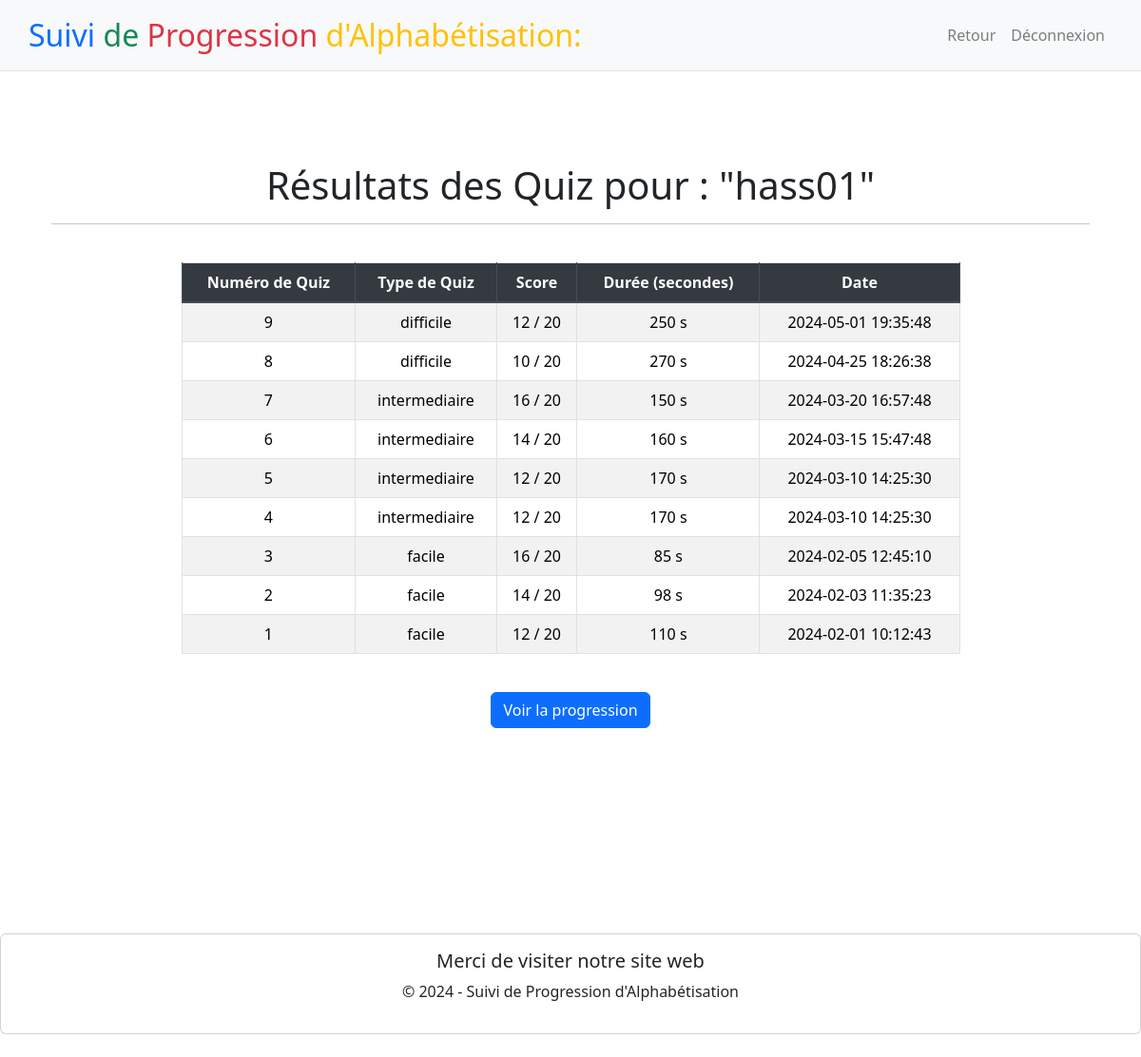
/voirResults (signed in), run on the app's committed database.
### tables this page shows
CREATE TABLE user (
    id INTEGER PRIMARY KEY AUTOINCREMENT,
    username VARCHAR(25) NOT NULL UNIQUE,
    password VARCHAR(25) NOT NULL,
    type VARCHAR(10) NOT NULL
);

CREATE TABLE "quiz" (
    id INTEGER PRIMARY KEY AUTOINCREMENT,
    type TEXT NOT NULL,
    datetime DATETIME NOT NULL,
    duree INTEGER,
    score INTEGER,
    id_user INTEGER,
    FOREIGN KEY (id_user) REFERENCES user(id)
);

### app.py (the view)
@app.route("/voirResults", methods=["GET"])
def voirResults():
    if request.method == 'GET' and 'user_id' in session:
        user_id = session['user_id']
        conn = sqlite3.connect('database.db')
        cursor = conn.cursor()
        cursor.execute("SELECT username FROM user WHERE id = ?", (user_id,))
        user = cursor.fetchone()
        if user:
            username = user[0]
            cursor.execute("SELECT type, score, duree, datetime FROM quiz WHERE id_user = ? ORDER BY datetime DESC", (user_id,))
            quizzes = cursor.fetchall()
            conn.close()
            return render_template("voirResults.html", username=username, quizzes=quizzes)
        else:
            conn.close()
            return redirect(url_for('home'))
    else:
        return redirect(url_for('home'))

### templates/voirResults.html (shortened to what this page needs)
{% extends "layout.html" %}
{% block navLink %}
    <li class="nav-item">
        <a class="nav-link" href="{{ url_for('home') }}">Retour</a>
    </li>
{% endblock %}
{% block main %}
    <div class="container mt-5">
        <h1 class="text-center">Résultats des Quiz pour : "{{ username }}"</h1>
        <hr>
        <div class="table-container">
            {% if quizzes %}
                <table class="table table-striped table-bordered mt-4 quiz-table">
                    <thead class="thead-dark">
                        <tr>
                            <th scope="col">Numéro de Quiz</th>
                            <th scope="col">Type de Quiz</th>
                            <th scope="col">Score</th>
                            <th scope="col">Durée (secondes)</th>
                            <th scope="col">Date</th>
                        </tr>
                    </thead>
                    <tbody>
                        {% set quizzes_length = quizzes|length %}
                        {% for index in range(1, quizzes_length + 1) %}
                        <tr>
                            <td>{{ quizzes_length - index + 1 }}</td>
                            <td>{{ quizzes[index - 1][0] }}</td>
                            <td>{{ quizzes[index - 1][1] }} / 20</td>
                            <td>{{ quizzes[index - 1][2] }} s</td>
                            <td>{{ quizzes[index - 1][3] }}</td>
                        </tr>
                        {% endfor %}
                    </tbody>
                </table>
            {% endif %}
        </div>
    </div>
    <div class="text-center mt-4">
        <form action="{{ url_for('voirProgression') }}" method="GET">
            <button type="submit" class="btn btn-primary">Voir la progression</button>
        </form>
    </div>
{% endblock %}

### templates/voirResults.html (style rules this page uses)
.table-container { display: flex; justify-content: center; }
.quiz-table { max-width: 75%; width: 100%; }

### data on the page
user: username "hass01"
quiz: type "difficile", score "12", duree "250", datetime "2024-05-01 19:35:48"
quiz: type "difficile", score "10", duree "270", datetime "2024-04-25 18:26:38"
quiz: type "intermediaire", score "16", duree "150", datetime "2024-03-20 16:57:48"
quiz: type "intermediaire", score "14", duree "160", datetime "2024-03-15 15:47:48"
quiz: type "intermediaire", score "12", duree "170", datetime "2024-03-10 14:25:30"
quiz: type "intermediaire", score "12", duree "170", datetime "2024-03-10 14:25:30"
quiz: type "facile", score "16", duree "85", datetime "2024-02-05 12:45:10"
quiz: type "facile", score "14", duree "98", datetime "2024-02-03 11:35:23"
quiz: type "facile", score "12", duree "110", datetime "2024-02-01 10:12:43"

### other printed values
{{ quizzes_length - index + 1 }} "9" "8" "7" "6" "5" "4" "3" "2" "1"
